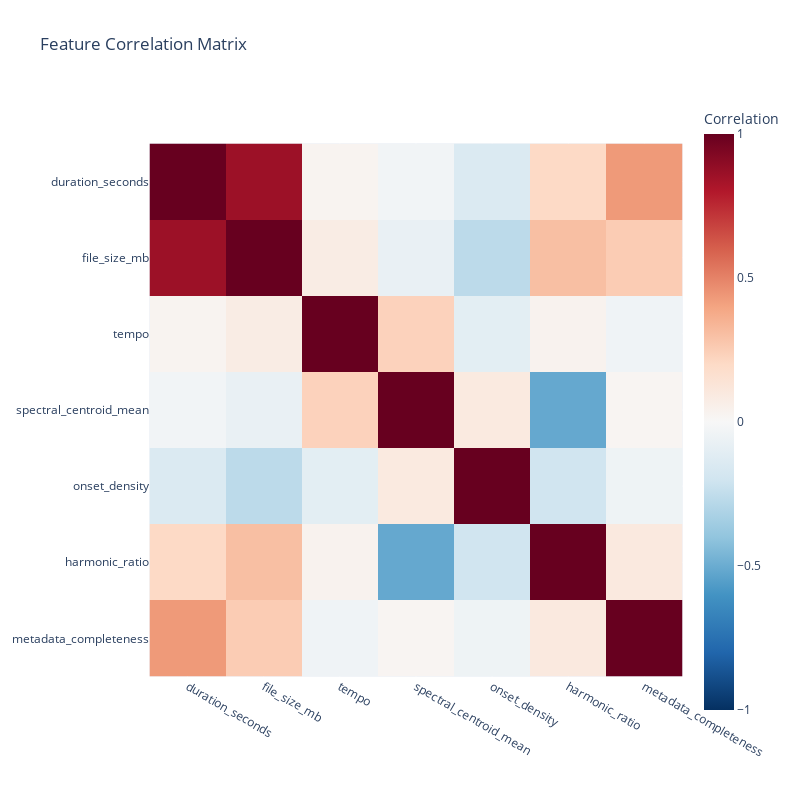

The code cell stored with this chart in its notebook:
### Code cell
# Correlation matrix for key features
key_numeric = [f for f in key_features if f in numeric_cols]
if len(key_numeric) > 0:
    corr_matrix = df_features_clean[key_numeric].corr()
    
    fig = px.imshow(corr_matrix, 
                    labels=dict(color="Correlation"),
                    title="Feature Correlation Matrix",
                    color_continuous_scale='RdBu_r',
                    zmin=-1, zmax=1)
    fig.update_layout(width=800, height=800)
    fig.show()

### Figure 1 — Plotly figure (JSON) as saved in the notebook; plotly's stock layout.template omitted (floating-point values rounded to 4 significant figures)
{"data": [{"coloraxis": "coloraxis", "hovertemplate": "x: %{x}<br>y: %{y}<br>Correlation: %{z}<extra></extra>", "name": "0", "type": "heatmap", "x": ["duration_seconds", "file_size_mb", "tempo", "spectral_centroid_mean", "onset_density", "harmonic_ratio", "metadata_completeness"], "xaxis": "x", "y": ["duration_seconds", "file_size_mb", "tempo", "spectral_centroid_mean", "onset_density", "harmonic_ratio", "metadata_completeness"], "yaxis": "y", "z": [[1.0, 0.859, 0.02923, -0.03025, -0.1467, 0.2019, 0.4331], [0.859, 1.0, 0.08116, -0.07299, -0.2661, 0.3054, 0.2551], [0.02923, 0.08116, 1.0, 0.2322, -0.1051, 0.03756, -0.04266], [-0.03025, -0.07299, 0.2322, 1.0, 0.09508, -0.5146, 0.02199], [-0.1467, -0.2661, -0.1051, 0.09508, 1.0, -0.1994, -0.04644], [0.2019, 0.3054, 0.03756, -0.5146, -0.1994, 1.0, 0.1012], [0.4331, 0.2551, -0.04266, 0.02199, -0.04644, 0.1012, 1.0]]}], "layout": {"coloraxis": {"cmax": 1, "cmin": -1, "colorbar": {"title": {"text": "Correlation"}}, "colorscale": [[0, "rgb(5,48,97)"], [0.1, "rgb(33,102,172)"], [0.2, "rgb(67,147,195)"], [0.3, "rgb(146,197,222)"], [0.4, "rgb(209,229,240)"], [0.5, "rgb(247,247,247)"], [0.6, "rgb(253,219,199)"], [0.7, "rgb(244,165,130)"], [0.8, "rgb(214,96,77)"], [0.9, "rgb(178,24,43)"], [1, "rgb(103,0,31)"]]}, "height": 800, "title": {"text": "Feature Correlation Matrix"}, "width": 800, "xaxis": {"anchor": "y", "constrain": "domain", "domain": [0, 1], "scaleanchor": "y"}, "yaxis": {"anchor": "x", "autorange": "reversed", "constrain": "domain", "domain": [0, 1]}}}
